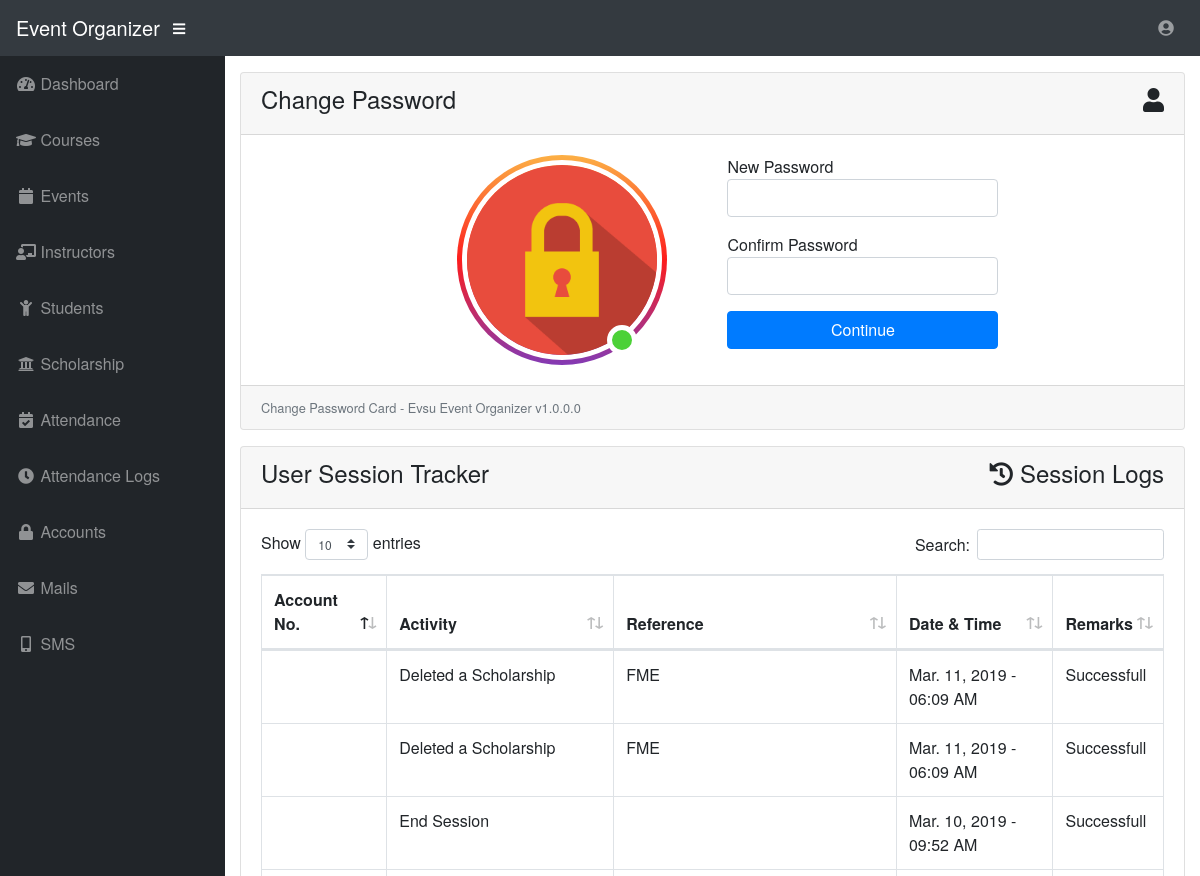
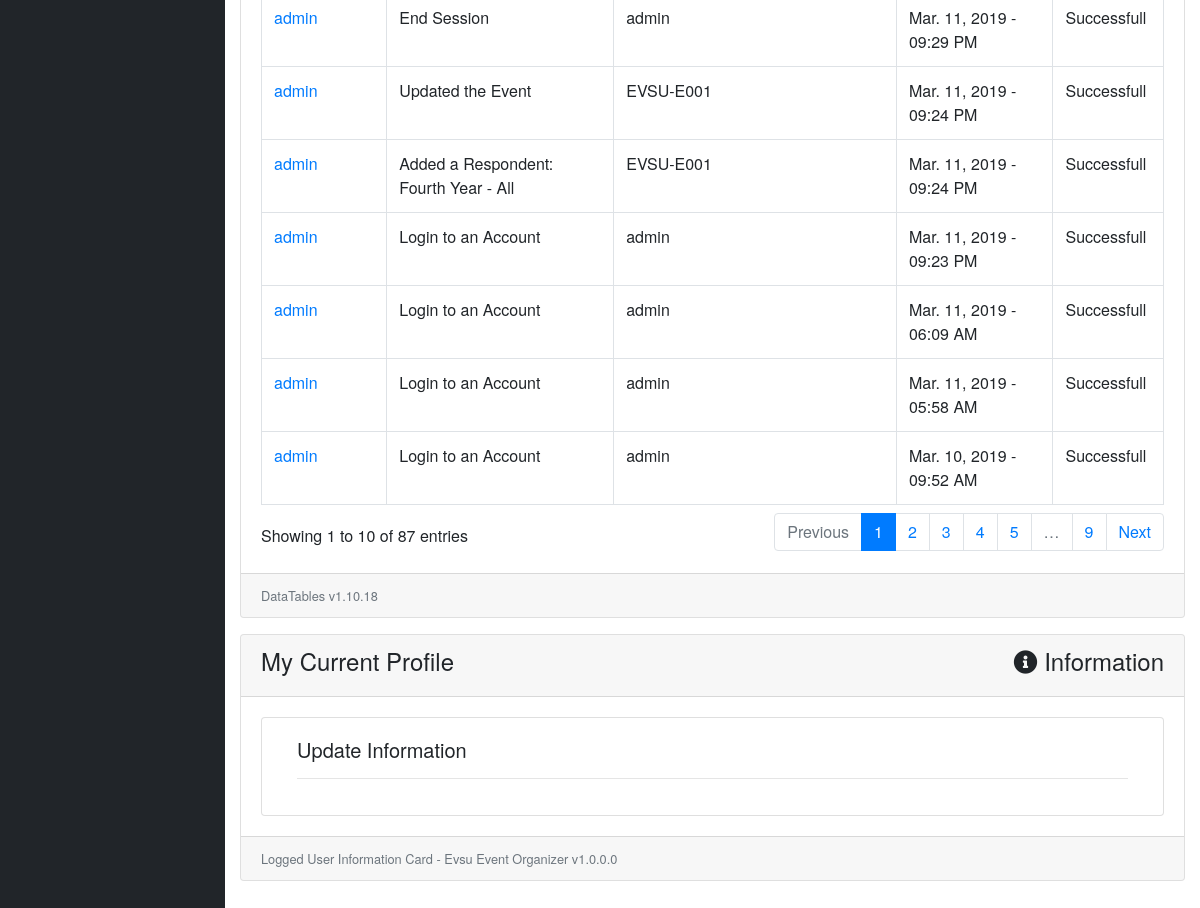
The page /eorg/setting.php (signed in) on the database its author committed (2 pictures, top to bottom).
### tables this page shows
CREATE TABLE IF NOT EXISTS `tbl_sessiontracker` (
  `id` int(11) NOT NULL AUTO_INCREMENT,
  `id_no` varchar(50) NOT NULL,
  `activity` text NOT NULL,
  `reference` varchar(100) NOT NULL,
  `performed_on` timestamp NOT NULL DEFAULT CURRENT_TIMESTAMP ON UPDATE CURRENT_TIMESTAMP,
  `remarks` varchar(30) NOT NULL,
  PRIMARY KEY (`id`)
);

### eorg/model/dbconn.php (called while the page is built, shortened)
<?php
function OpenConn()
    {
        $server = 'localhost';
        $user = 'root';
        $pass = '';
        $dbase = 'epiz_23357863_dborg';
        $dbconn = new mysqli($server,$user,$pass,$dbase) or die("Connection failed: %s\n".$dbconn -> error);
        return $dbconn;
    }
?>

### eorg/setting.php (the view, shortened to what this page needs)
<?php
require('layout/header.php');
?>
<link rel="stylesheet" href="css/setting.css">
<div id="content-wrapper">
  <div class="container-fluid">
    <div class="card mb-3">
      <div class="card-header">
        <div style="float:left;">
          <h4>Change Password </h4>
        </div>
        <div style="float:right;">
          <h4><span class="fa fa-user"></span> <?php echo $_SESSION['role']; ?></h4>
        </div>
      </div>
      <div class="card-body">
        <div class="container">
          <div class="row">
            <div class="col-md-2"></div>
            <div class="col-md-4">
              <div class="d-flex justify-content-center h-100">
                <div class="image_outer_container">
                  <div class="green_icon"></div>
                  <div class="image_inner_container">
                    <img src="img/lock-icon.png" style="max-width:200px; max-height:200px;">
                  </div>
                </div>
              </div>
            </div>
            <div class="col-md-4">
              <div class="form-group">
                New Password
                <input type="password" id="pass1" class="form-control" name="" value="">
              </div>
              <div class="form-group">
                Confirm Password
                <input type="password" id="pass2" class="form-control" name="" value="">
              </div>
              <div class="form-group">
                <button type="button" id="changepass"  style="width:100%;" class="btn btn-primary" name="button">Continue</button>
              </div>
            </div>
            <div class="col-md-2"></div>
          </div>
        </div>
      </div>
      <div class="card-footer small text-muted">Change Password Card - Evsu Event Organizer v1.0.0.0</div>
    </div>
  </div>
  <div <?php echo $utility ?> class="container-fluid">
    <div class="card mb-3">
      <div class="card-header">
        <div style="float:left;">
          <h4>User Session Tracker</h4>
        </div>
        <div style="float:right;">
          <h4><span class="fa fa-history"></span> Session Logs</h4>
        </div>
      </div>
      <div class="card-body">
        <div class="table-responsive">
          <table class="table table-bordered" id="dataTable" width="100%" cellspacing="0">
            <thead>
              <tr>
                <th>Account No.</th>
                <th>Activity</th>
                <th>Reference</th>
                <th>Date &amp; Time</th>
                <th>Remarks</th>
              </tr>
            </thead>
            <tbody>
              <?php
              $gettracker = "SELECT
                  tt.first_name as ttfname,
                  tt.last_name as ttlname,
                  ts.first_name as tsfname,
                  ts.last_name as tslname,
                  st.id,
                  st.id_no,
                  st.activity,
                  st.reference,
                  st.performed_on,
                  st.remarks
              FROM tbl_sessiontracker AS st
              LEFT JOIN tbl_teacher AS tt
              ON st.id_no = tt.teacher_no
              LEFT JOIN tbl_students AS ts
              ON st.id_no = ts.student_no
              ORDER BY
                  st.id
              DESC";
              $trackerresult = OpenConn()->query($gettracker);
              if ($trackerresult->num_rows > 0) {
                while ($row = $trackerresult->fetch_assoc()) {
                  $accid = "";
                  $id_no = $row['id_no'];
                  $activity = $row['activity'];
                  $reference = $row['reference'];
                  $remarks = $row['remarks'];
                  if ($row['ttfname'] == "") {
                    $accid = $row['tsfname'].' '.$row['tslname'];
                  }else{
                    $accid = $row['ttfname'].' '.$row['ttlname'];
                  }
                  ?>
                  <tr>
                    <td><a href="#" title="<?php echo $accid; ?>"><?php echo $id_no ?></a> </td>
                    <td><?php echo $activity; ?></td>
                    <td><?php echo $reference; ?></td>
                    <td><?php echo date('M. d, Y - h:i A', strtotime($row['performed_on'])); ?></td>
                    <td><?php echo $remarks; ?></td>
                  </tr>
                  <?php
                }
              }
              ?>
            </tbody>
          </table>
        </div>
      </div>
      <div class="card-footer small text-muted">DataTables v1.10.18</div>
    </div>
  </div>
    <div <?php echo $hideinfo; ?> class="container-fluid">
      <div class="card mb-3">
        <div class="card-header">
          <div style="float:left;">
            <h4>My Current Profile</h4>
          </div>
          <div style="float:right;">
            <h4><span class="fa fa-info-circle"></span> Information</h4>
          </div>
        </div>
        <div class="card-body">
          <div class="container">
            <div class="row">
              <div class="card col-md-12" style="width: 18rem;">
                <div class="card-body">
                  <h5 class="card-title">Update Information</h5>
                  <hr>
                </div>
              </div>
            </div>
          </div>
        </div>
        <div class="card-footer small text-muted">Logged User Information Card - Evsu Event Organizer v1.0.0.0</div>
      </div>
    </div>
</div>
<?php require('layout/footer.php'); ?>

### eorg/layout/header.php (shortened to what this page needs)
<?php require('model/dbconn.php');
?>
<!DOCTYPE html>
<html lang="en">
<head>
  <link href="vendor/bootstrap/css/bootstrap.min.css" rel="stylesheet">
  <link href="vendor/fontawesome-free/css/all.min.css" rel="stylesheet" type="text/css">
  <link href="vendor/datatables/dataTables.bootstrap4.css" rel="stylesheet">
  <link href="css/sb-admin.css" rel="stylesheet">
  <link rel="stylesheet" href="css/style.css">
</head>
<body id="page-top">
  <nav class="navbar navbar-expand navbar-dark bg-dark static-top">
    <a class="navbar-brand mr-1" href="#">Event Organizer</a>
    <button class="btn btn-link btn-sm text-white order-1 order-sm-0" id="sidebarToggle" href="#">
      <i class="fas fa-bars"></i>
    </button>
    <ul class="navbar-nav ml-auto ml-md-0">
      <li class="nav-item dropdown no-arrow">
        <a class="nav-link dropdown-toggle" href="#" id="userDropdown" role="button" data-toggle="dropdown" aria-haspopup="true" aria-expanded="false">
          <i class="fas fa-user-circle fa-fw"></i>
        </a>
      </li>
    </ul>
  </nav>
  <div id="wrapper">
    <ul class="sidebar navbar-nav">
      <li class="nav-item" id="dashboard">
        <a class="nav-link" href="dashboard">
          <i class="fas fa-fw fa-tachometer-alt"></i>
          <span>Dashboard</span>
        </a>
      </li>
      <li <?php echo $display ?> class="nav-item" id="courses">
        <a class="nav-link"href="courses">
          <i class="fas fa-fw fa-graduation-cap"></i>
          <span>Courses</span></a>
        </li>
        <li <?php echo $events ?> class="nav-item" id="events">
          <a class="nav-link" href="events">
            <i class="fas fa-fw fa-calendar"></i>
            <span>Events</span></a>
          </li>
          <li <?php echo $display ?> class="nav-item" id="instructors">
            <a class="nav-link" href="instructors">
              <i class="fas fa-fw fa-chalkboard-teacher"></i>
              <span>Instructors</span></a>
            </li>
            <li <?php echo $hidestudent; ?> class="nav-item" id="students">
              <a class="nav-link" href="students">
                <i class="fas fa-fw fa-child"></i>
                <span>Students</span></a>
              </li>
              <li <?php echo $display; ?> class="nav-item" id="scholarship">
                <a class="nav-link" href="scholarships">
                  <i class="fas fa-fw fa-university "></i>
                  <span>Scholarship</span></a>
                </li>
              <li  class="nav-item" id="attendance">
                <a class="nav-link" href="attendance">
                  <i class="fas fa-fw fa-calendar-check"></i>
                  <span>Attendance</span></a>
                </li>
                <li class="nav-item" id="logs">
                  <a class="nav-link" href="attendance-logs">
                    <i class="fas fa-fw fa-clock"></i>
                    <span>Attendance Logs</span></a>
                  </li>
                  <li <?php echo $display; ?> class="nav-item" id="accounts">
                    <a class="nav-link" href="accounts">
                      <i class="fas fa-fw fa-lock"></i>
                      <span>Accounts</span></a>
                    </li>
                    <li <?php echo $hidemail; ?> class="nav-item" id="mails">
                      <a class="nav-link" href="mails">
                        <i class="fas fa-fw fa-envelope"></i>
                        <span>Mails</span></a>
                      </li>
                    <li <?php echo $hidesms; ?> class="nav-item" id="sms">
                      <a class="nav-link" href="sms">
                        <i class="fas fa-fw fa-mobile-alt"></i>
                        <span>SMS</span></a>
                      </li>
                  </ul>

### eorg/layout/footer.php (shortened to what this page needs)
      </div>
  </body>
</html>

### eorg/css/sb-admin.css (style rules this page uses)
html { position: relative; min-height: 100%; }
body { height: 100%; }
#wrapper { display: -webkit-box; display: -ms-flexbox; display: flex; }
#wrapper #content-wrapper { overflow-x: hidden; width: 100%; padding-top: 1rem; padding-bottom: 80px; }
.navbar-nav .nav-item.dropdown .dropdown-toggle::after { width: 1rem; text-align: center; float: right; vertical-align: 0; border: 0; font-weight: 900; content: '\f105'; font-family: 'Font Awesome 5 Free'; }
.navbar-nav .nav-item.dropdown.no-arrow .dropdown-toggle::after { display: none; }
.sidebar { width: 90px !important; background-color: #212529; min-height: calc(100vh - 56px); }
.sidebar .nav-item:last-child { margin-bottom: 1rem; }
.sidebar .nav-item .nav-link { text-align: center; padding: 0.75rem 1rem; width: 90px; }
.sidebar .nav-item .nav-link span { font-size: 0.65rem; display: block; }
.sidebar .nav-item .nav-link { color: rgba(255, 255, 255, 0.5); }
@media (min-width: 768px) { .sidebar { width: 225px !important; } }
@media (min-width: 768px) { .sidebar .nav-item .nav-link { display: block; width: 100%; text-align: left; padding: 1rem; width: 225px; } }
@media (min-width: 768px) { .sidebar .nav-item .nav-link span { font-size: 1rem; display: inline; } }
:root { --input-padding-x: 0.75rem; --input-padding-y: 0.75rem; }

### eorg/css/style.css (style rules this page uses)
body, html { padding: 0; margin: 0; font-family: 'Helvetica Neue', 'Calibri', Arial, sans-serif; height: 100%; }

### eorg/css/setting.css (style rules this page uses)
html,body { height: 100%; }
.container { height: 100%; align-content: center; }
.image_outer_container { margin-top: auto; margin-bottom: auto; border-radius: 50%; position: relative; }
.image_inner_container { border-radius: 50%; padding: 5px; background: #833ab4; background: -webkit-linear-gradient(to bottom, #fcb045, #fd1d1d, #833ab4); background: linear-gradient(to bottom, #fcb045, #fd1d1d, #833ab4); }
.image_inner_container img { height: 200px; width: 200px; border-radius: 50%; border: 5px solid white; }
.image_outer_container .green_icon { background-color: #4cd137; position: absolute; right: 30px; bottom: 10px; height: 30px; width: 30px; border:5px solid white; border-radius: 50%; }

### rows shown on the page
tbl_sessiontracker: id_no "admin", activity "End Session", reference "admin", performed_on "Mar. 11, 2019 - 09:29 PM", remarks "Successfull"
tbl_sessiontracker: id_no "admin", activity "Updated the Event", reference "EVSU-E001", performed_on "Mar. 11, 2019 - 09:24 PM", remarks "Successfull"
tbl_sessiontracker: id_no "admin", activity "Added a Respondent: Fourth Year - All", reference "EVSU-E001", performed_on "Mar. 11, 2019 - 09:24 PM", remarks "Successfull"
tbl_sessiontracker: id_no "admin", activity "Login to an Account", reference "admin", performed_on "Mar. 11, 2019 - 09:23 PM", remarks "Successfull"
tbl_sessiontracker: id_no "admin", activity "Login to an Account", reference "admin", performed_on "Mar. 11, 2019 - 06:09 AM", remarks "Successfull"
tbl_sessiontracker: activity "Deleted a Scholarship", reference "FME", performed_on "Mar. 11, 2019 - 06:09 AM", remarks "Successfull"
tbl_sessiontracker: activity "Deleted a Scholarship", reference "FME", performed_on "Mar. 11, 2019 - 06:09 AM", remarks "Successfull"
tbl_sessiontracker: id_no "admin", activity "Login to an Account", reference "admin", performed_on "Mar. 11, 2019 - 05:58 AM", remarks "Successfull"
tbl_sessiontracker: id_no "admin", activity "Login to an Account", reference "admin", performed_on "Mar. 10, 2019 - 09:52 AM", remarks "Successfull"
tbl_sessiontracker: activity "End Session", performed_on "Mar. 10, 2019 - 09:52 AM", remarks "Successfull"
